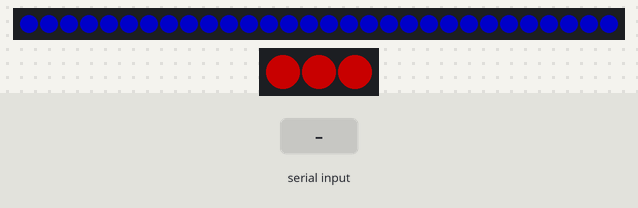
Simulated run of this sketch. Board: Arduino Uno, built with avr-gcc and run on an emulated ATmega328P. Parts: 30 RGB LEDs in strip order, left to right, 3 RGB LEDs in strip order, left to right. The test bench sets the inputs (shaded band). Dim RGB values are drawn brighter than linear.

Above: at 1.2 s.
1.3 s: "v1\n" received over Serial
At 2.2 s:
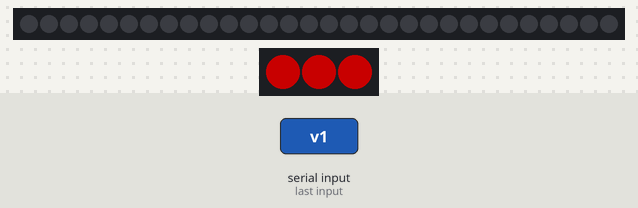
2.8 s: "90,45\n" received over Serial
4.3 s: "200\n" received over Serial
5.8 s: "30,150\n" received over Serial
Timing chart, 0 to 8.3 s (numbered marks = the images above; inputs shaded):
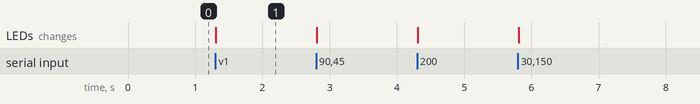

The sketch:

adafruit_led_service_test.ino
```cpp
#include <Adafruit_NeoPixel.h>

#define PIN 6
// Parameter 1 = number of pixels in strip
// Parameter 2 = pin number (most are valid)
// Parameter 3 = pixel type flags, add together as needed:
//   NEO_KHZ800  800 KHz bitstream (most NeoPixel products w/WS2812 LEDs)
//   NEO_KHZ400  400 KHz (classic 'v1' (not v2) FLORA pixels, WS2811 drivers)
//   NEO_GRB     Pixels are wired for GRB bitstream (most NeoPixel products)
//   NEO_RGB     Pixels are wired for RGB bitstream (v1 FLORA pixels, not v2)
Adafruit_NeoPixel strip = Adafruit_NeoPixel(30, PIN, NEO_GRB + NEO_KHZ800);

Adafruit_NeoPixel strip_test = Adafruit_NeoPixel(3, 10, NEO_GRB + NEO_KHZ800);

void setup() {
  Serial.begin(9600);
  strip.begin();
  strip.setBrightness(100);
  for (int x=0; x<30; x++) {
    strip.setPixelColor(x, 0, 0,255);
  }
  strip_test.begin();
  strip_test.setBrightness(100);
  strip_test.setPixelColor(0, 255,0,0);
  strip_test.setPixelColor(1, 255,0,0);
  strip_test.setPixelColor(2, 255,0,0);
  strip_test.show();
  strip.show(); // Initialize all pixels to 'off'
}

char rgbBuff[60];
char rgbIndex = 0;
char tmpHexString[7];

void loop() {
  if (Serial.available() > 0) {
    char tmp_char = Serial.read();
    if (tmp_char == '\n') {
//      Serial.println(rgbBuff);
      // new line is a buffer clear. send buffer data to leds
      for (int ledSectionNum = 0; ledSectionNum < 10; ledSectionNum++){
        int hexOffset = ledSectionNum*6;
        tmpHexString[0] = rgbBuff[hexOffset];
        tmpHexString[1] = rgbBuff[hexOffset + 1];
        tmpHexString[2] = rgbBuff[hexOffset + 2];
        tmpHexString[3] = rgbBuff[hexOffset + 3];
        tmpHexString[4] = rgbBuff[hexOffset + 4];
        tmpHexString[5] = rgbBuff[hexOffset + 5];
        tmpHexString[6] = '\0';

        long rgb_number = (long) strtol(tmpHexString, NULL, 16);
        int r = rgb_number >> 16;
        int g = rgb_number >> 8 & 0xFF;
        int b = rgb_number & 0xFF;
//        Serial.print(tmpHexString);
//        Serial.print('/');
//        Serial.print(rgb_number);
//        Serial.print(' ');
//        Serial.print(r);
//        Serial.print(g);
//        Serial.println(b);
        int ledOffset = ledSectionNum * 3;
        strip.setPixelColor(ledOffset, r, g, b);
        strip.setPixelColor(ledOffset + 1, r, g, b);
        strip.setPixelColor(ledOffset + 2, r, g, b);
      }
      strip.show();
    } else {
      rgbBuff[rgbIndex] = tmp_char;
      rgbIndex++;
      if (rgbIndex >= 60){
        rgbIndex = 0 ;
      }
    }
  }
  //  if (Serial.available() > 0) {
  //    rgbBuff[rgbIndex] = Serial.read();
  //    rgbIndex++;
  //    if (rgbIndex >= 3){
  //      rgbIndex = 0 ;
  //      strip.setPixelColor(ledIndex, rgbBuff[0], rgbBuff[1], rgbBuff[2]);
  //      Serial.println(rgbBuff);
  //      ledIndex++;
  //      if (ledIndex >= 30){
  //        ledIndex = 0;
  //        strip.show();
  //      }
  //    }
  //  }
}
```

Measured:
- after the input at 1.3 s, the LEDs: change at once (image 1)
